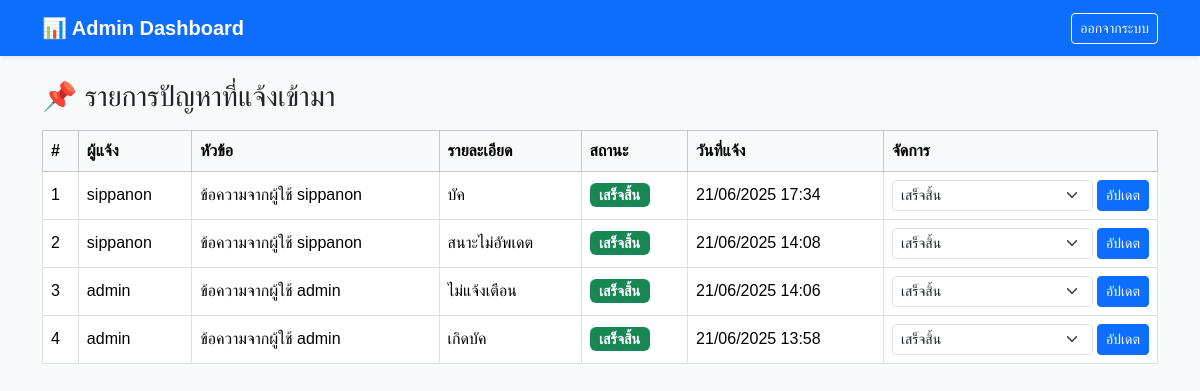
The page /admin_issues.php (signed in) on the database its author committed.
### tables this page shows
CREATE TABLE `issues` (
  `issue_id` int(11) NOT NULL,
  `user_id` int(11) DEFAULT NULL,
  `title` varchar(255) DEFAULT NULL,
  `description` text DEFAULT NULL,
  `status` enum('รอรับเรื่อง','กำลังดำเนินการ','เสร็จสิ้น') DEFAULT 'รอรับเรื่อง',
  `created_at` datetime DEFAULT current_timestamp()
);

CREATE TABLE `users` (
  `user_id` int(11) NOT NULL,
  `username` varchar(50) NOT NULL,
  `password` varchar(255) NOT NULL,
  `fullname` varchar(100) DEFAULT NULL,
  `email` varchar(100) DEFAULT NULL,
  `phone` varchar(20) DEFAULT NULL,
  `created_at` timestamp NOT NULL DEFAULT current_timestamp()
);

### admin_issues.php (the view, shortened to what this page needs)
<?php
include 'db.php';
$sql = "SELECT issues.*, users.username
        FROM issues
        LEFT JOIN users ON issues.user_id = users.user_id
        ORDER BY issues.created_at DESC";
$result = $conn->query($sql);
?>
<!DOCTYPE html>
<html lang="th">
<head>
    <link href="https://cdn.jsdelivr.net/npm/bootstrap@5.3.3/dist/css/bootstrap.min.css" rel="stylesheet" />
    <link href="https://cdn.jsdelivr.net/npm/bootstrap-icons@1.10.5/font/bootstrap-icons.css" rel="stylesheet" />
</head>
<body>
<nav class="navbar navbar-expand-lg navbar-dark bg-primary shadow-sm mb-4">
    <div class="container">
        <a class="navbar-brand fw-bold" href="admin_dashboard.php">📊 Admin Dashboard</a>
        <div class="d-flex">
            <a href="admin_logout.php" class="btn btn-outline-light btn-sm">ออกจากระบบ</a>
        </div>
    </div>
</nav>
<div class="container">
    <h3 class="mb-3">📌 รายการปัญหาที่แจ้งเข้ามา</h3>
    <?php if ($result && $result->num_rows > 0): ?>
        <div class="table-responsive">
            <table class="table table-bordered table-hover align-middle bg-white">
                <thead class="table-light">
                    <tr>
                        <th>#</th>
                        <th>ผู้แจ้ง</th>
                        <th>หัวข้อ</th>
                        <th>รายละเอียด</th>
                        <th>สถานะ</th>
                        <th>วันที่แจ้ง</th>
                        <th>จัดการ</th>
                    </tr>
                </thead>
                <tbody>
                    <?php $i = 1; while ($row = $result->fetch_assoc()): ?>
                        <tr>
                            <td><?= $i++ ?></td>
                            <td><?= htmlspecialchars($row['username'] ?? 'ไม่ทราบ') ?></td>
                            <td><?= htmlspecialchars($row['title']) ?></td>
                            <td><?= nl2br(htmlspecialchars($row['description'])) ?></td>
                            <td>
                                <?php
                                    $status = $row['status'];
                                    $badge = 'secondary';
                                    if ($status == 'รอรับเรื่อง') $badge = 'danger';
                                    elseif ($status == 'กำลังดำเนินการ') $badge = 'warning';
                                    elseif ($status == 'เสร็จสิ้น') $badge = 'success';
                                ?>
                                <span class="badge bg-<?= $badge ?>"><?= $status ?></span>
                            </td>
                            <td><?= date("d/m/Y H:i", strtotime($row['created_at'])) ?></td>
                            <td>
                                <form action="admin_update_issue.php" method="POST" class="d-flex gap-1">
                                    <select name="new_status" class="form-select form-select-sm">
                                        <option <?= $status == 'เสร็จสิ้น' ? 'selected' : '' ?>>เสร็จสิ้น</option>
                                    </select>
                                    <button type="submit" class="btn btn-primary btn-sm">อัปเดต</button>
                                </form>
                            </td>
                        </tr>
                    <?php endwhile; ?>
                </tbody>
            </table>
        </div>
    <?php else: ?>
        <div class="alert alert-info">ยังไม่มีการแจ้งปัญหาในระบบ</div>
    <?php endif; ?>
</div>
</body>
</html>

### admin_issues.php (style rules this page uses)
body { background-color: #f8f9fa; font-family: 'Kanit', sans-serif; }
.badge { font-size: 0.9rem; }

### rows shown on the page
issues: user.username "sippanon", title "ข้อความจากผู้ใช้ sippanon", description "บัค", status "เสร็จสิ้น", created_at "21/06/2025 17:34", new_status "เสร็จสิ้น"
issues: user.username "sippanon", title "ข้อความจากผู้ใช้ sippanon", description "สนาะไม่อัพเดต", status "เสร็จสิ้น", created_at "21/06/2025 14:08", new_status "เสร็จสิ้น"
issues: user.username "admin", title "ข้อความจากผู้ใช้ admin", description "ไม่แจ้งเตือน", status "เสร็จสิ้น", created_at "21/06/2025 14:06", new_status "เสร็จสิ้น"
issues: user.username "admin", title "ข้อความจากผู้ใช้ admin", description "เกิดบัค", status "เสร็จสิ้น", created_at "21/06/2025 13:58", new_status "เสร็จสิ้น"
